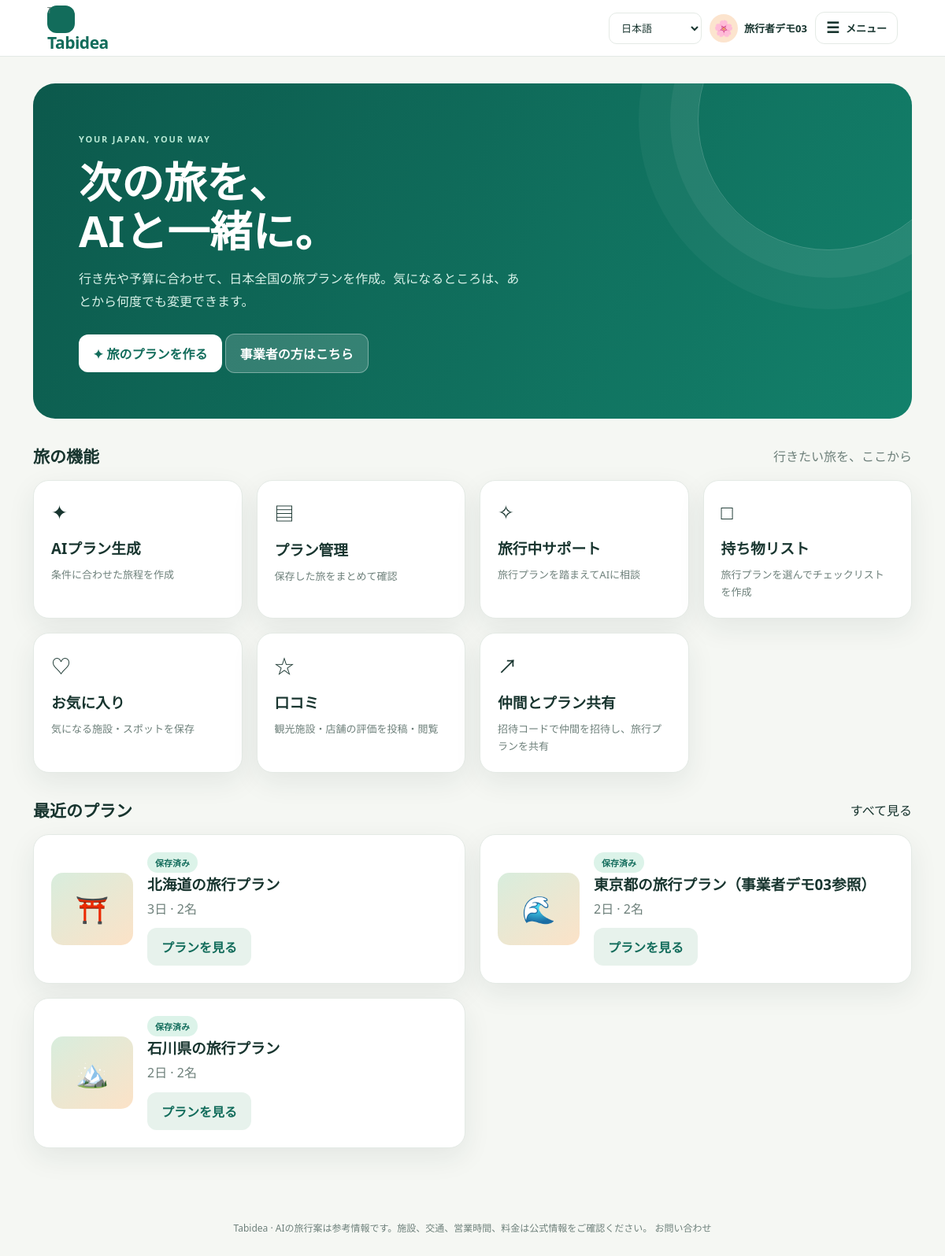
Before: / (signed in) with the older database file.
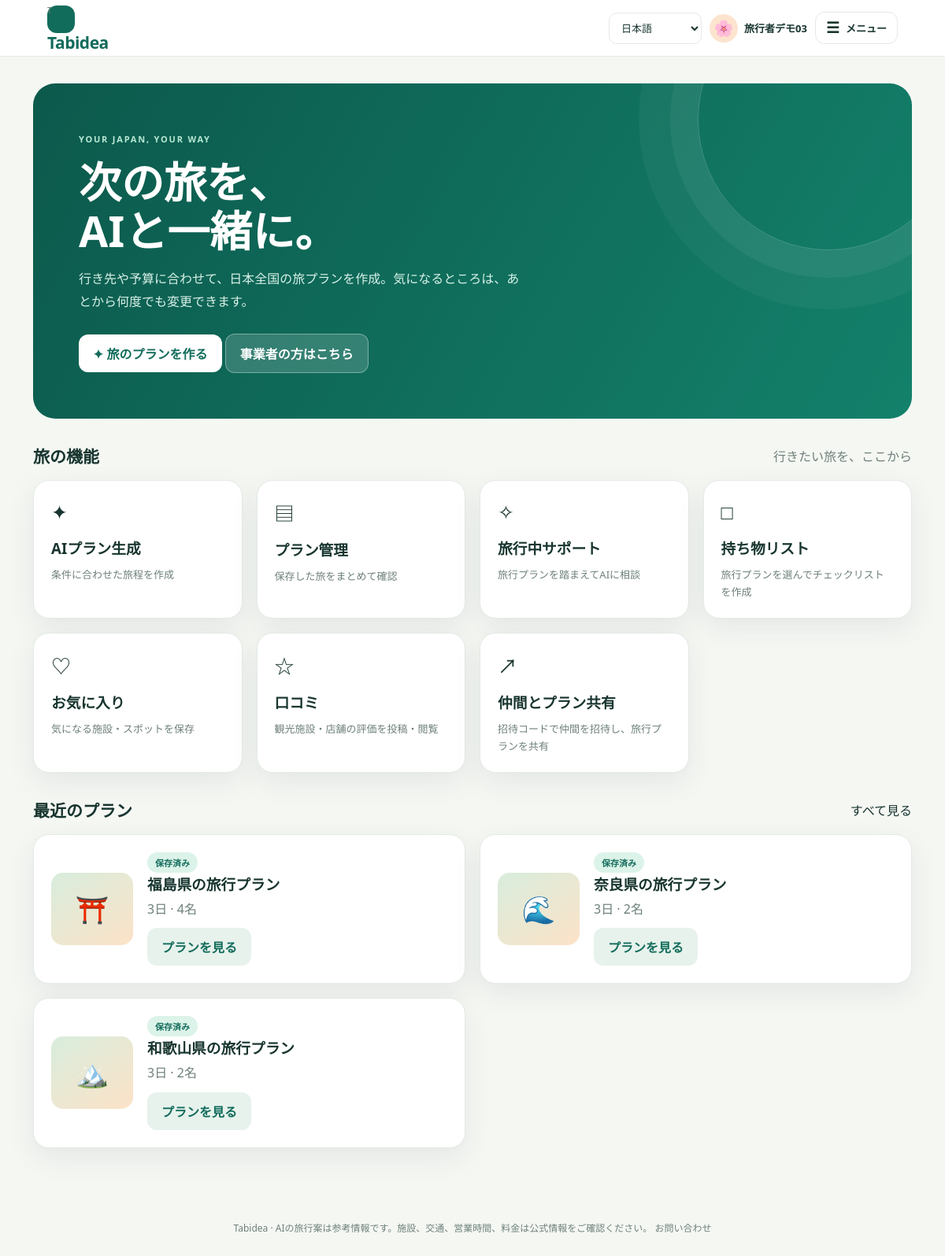
After: the same page with the newer database file.
### models.py (models this page shows)
class User(UserMixin, db.Model):
    __tablename__ = "user_auth"
    id = db.Column("user_id", db.Integer, primary_key=True)
    username = db.Column("user_name", db.String(50), nullable=False)
    email = db.Column(db.String(255), unique=True, nullable=False, index=True)
    password_hash = db.Column(db.String(255), nullable=False)
    user_type = db.Column(db.String(20), nullable=False)
    avatar = db.Column(db.String(16), nullable=False, default="👤", server_default="👤")
    created_at = db.Column(db.DateTime(timezone=True), default=utcnow, nullable=False)
    updated_at = db.Column(db.DateTime(timezone=True), default=utcnow, onupdate=utcnow, nullable=False)
    profile = db.relationship("TravelerProfile", back_populates="user", uselist=False, cascade="all, delete-orphan")
    business_detail = db.relationship("BusinessDetail", back_populates="user", uselist=False, cascade="all, delete-orphan")

class TravelPlan(db.Model):
    __tablename__ = "travel_plans"
    id = db.Column("plan_id", db.Integer, primary_key=True)
    user_id = db.Column(db.Integer, db.ForeignKey("user_auth.user_id"), nullable=False, index=True)
    group_id = db.Column(db.Integer)
    title = db.Column(db.String(100), nullable=False)
    destination = db.Column(db.String(100), nullable=False)
    start_date = db.Column(db.Date)
    end_date = db.Column(db.Date)
    days = db.Column(db.Integer, nullable=False, default=1)
    num_people = db.Column(db.Integer, nullable=False, default=1)
    budget = db.Column(db.Integer, nullable=False, default=0)
    theme = db.Column(db.String(200), default="")
    preferences = db.Column(db.Text, default="")
    ai_response = db.Column(db.Text, nullable=False)
    created_at = db.Column(db.DateTime(timezone=True), default=utcnow, nullable=False)
    updated_at = db.Column(db.DateTime(timezone=True), default=utcnow, onupdate=utcnow, nullable=False)
    user = db.relationship("User", backref=db.backref("plans", cascade="all, delete-orphan"))
    packing_items = db.relationship("PackingItem", back_populates="plan", cascade="all, delete-orphan", order_by="PackingItem.id")

### app.py (the view)
    @app.get("/")
    @login_required
    def index():
        recent = []
        if current_user.user_type == "traveler":
            recent = TravelPlan.query.filter_by(user_id=current_user.id).order_by(TravelPlan.updated_at.desc()).limit(3).all()
        return page("menu", recent=recent)

### templates/page.html (shortened to what this page needs)
{% extends "base.html" %}
{% block content %}
{% if page=='auth' %}
<div class="auth-wrap"><section class="card"><div style="text-align:center;margin-bottom:22px"><span class="brand-mark" style="margin:auto">T</span><h1 style="margin:12px 0 5px">旅の準備をはじめよう</h1><p class="muted">Tabideaで、次の旅を計画しましょう。</p></div>
<div class="auth-tabs"><a class="{{ 'active' if mode=='login' else '' }}" href="{{ url_for('auth',mode='login') }}">ログイン</a><a class="{{ 'active' if mode=='register' else '' }}" href="{{ url_for('auth',mode='register') }}">新規登録</a></div>
<form method="post"><input type="hidden" name="csrf_token" value="{{ csrf_token() }}"><div class="form-grid">
{% if mode=='register' %}<div class="field full"><label for="user-type">アカウント種別</label><select id="user-type" name="user_type"><option value="traveler">旅行者</option><option value="business">事業者</option></select></div><div class="field full"><label for="username">ユーザー名</label><input id="username" name="username" minlength="2" maxlength="50" required placeholder="例：たび好き"></div>{% endif %}
<div class="field full"><label for="email">メールアドレス</label><input id="email" type="email" name="email" required placeholder="you@example.com"></div><div class="field full"><label for="password">パスワード</label><input id="password" type="password" name="password" minlength="8" required placeholder="8文字以上"></div>
{% if mode=='register' %}<div class="field full"><label for="password-confirm">パスワード（確認）</label><input id="password-confirm" type="password" name="password_confirm" minlength="8" required placeholder="もう一度入力してください"></div>{% endif %}</div><div class="form-actions"><button id="auth-submit" type="submit">{{ 'ログイン' if mode=='login' else 'アカウントを作成' }}</button></div></form>
<p class="hint" style="text-align:center">{% if mode=='login' %}<a href="{{ url_for('password_reset_request') }}">パスワードを忘れた場合</a><br><br>アカウントをお持ちでない方は<a href="{{ url_for('auth',mode='register') }}">新規登録</a>{% else %}すでにアカウントをお持ちの方は<a href="{{ url_for('auth',mode='login') }}">ログイン</a>{% endif %}</p></section></div>
{% elif page=='menu' %}
{% if current_user.user_type=='traveler' %}<section class="hero"><div class="hero-content"><span class="eyebrow" style="color:#b9e9d5">YOUR JAPAN, YOUR WAY</span><h1>次の旅を、<br>AIと一緒に。</h1><p>行き先や予算に合わせて、日本全国の旅プランを作成。気になるところは、あとから何度でも変更できます。</p><a class="button" href="{{ url_for('new_plan') }}">✦ 旅のプランを作る</a> <a class="button secondary" href="{{ url_for('auth',mode='register') }}">事業者の方はこちら</a></div></section>
<div class="section-title"><h2>旅の機能</h2><span class="muted">行きたい旅を、ここから</span></div><section class="grid four">
<a class="card feature" href="{{ url_for('new_plan') }}"><div class="icon">✦</div><h3>AIプラン生成</h3><p>条件に合わせた旅程を作成</p></a><a class="card feature" href="{{ url_for('plans') }}"><div class="icon">▤</div><h3>プラン管理</h3><p>保存した旅をまとめて確認</p></a><a class="card feature" href="{{ url_for('travel_support') }}"><div class="icon">✧</div><h3>旅行中サポート</h3><p>旅行プランを踏まえてAIに相談</p></a><a class="card feature" href="{{ url_for('packing_plan_picker') }}"><div class="icon">□</div><h3>持ち物リスト</h3><p>旅行プランを選んでチェックリストを作成</p></a>
<a class="card feature" href="{{ url_for('favorites_page') }}"><div class="icon">♡</div><h3>お気に入り</h3><p>気になる施設・スポットを保存</p></a><a class="card feature" href="{{ url_for('reviews_page') }}"><div class="icon">☆</div><h3>口コミ</h3><p>観光施設・店舗の評価を投稿・閲覧</p></a><a class="card feature" href="{{ url_for('groups') }}"><div class="icon">↗</div><h3>仲間とプラン共有</h3><p>招待コードで仲間を招待し、旅行プランを共有</p></a>
</section>
<div class="section-title"><h2>最近のプラン</h2><a href="{{ url_for('plans') }}">すべて見る</a></div>
{% if recent %}<section class="grid two">{% for p in recent %}<article class="card trip-card"><div class="trip-art">{{ ['⛩️','🌊','🏔️'][loop.index0 % 3] }}</div><div><span class="pill">保存済み</span><h3>{{ p.title }}</h3><p class="muted">{{ p.days }}日 · {{ p.num_people }}名</p><a class="button secondary" href="{{ url_for('plan_detail',plan_id=p.id) }}">プランを見る</a></div></article>{% endfor %}</section>{% else %}<section class="grid two"><div class="card empty">まだプランはありません。AIプラン生成から作成できます。</div></section>{% endif %}
{% endif %}
{% endif %}
{% endblock %}

### templates/base.html (shortened to what this page needs)
<!doctype html>
<html lang="ja"><head><link rel="stylesheet" href="{{ url_for('static',filename='style.css',v='20261019-7') }}"><link rel="stylesheet" href="{{ url_for('static',filename='business-photos.css',v='20261021-1') }}"><link rel="stylesheet" href="{{ url_for('static',filename='hamburger-menu.css',v='20261021-1') }}"></head>
<body><header class="topbar"><a class="brand" href="{{ url_for('index') if current_user.is_authenticated else url_for('auth',mode='login') }}"><span class="brand-mark">T</span>Tabidea</a>
<div class="top-actions"><select id="language-selector" aria-label="表示言語"><option value="ja">日本語</option></select>{% if current_user.is_authenticated %}<a class="user-menu" href="{{ url_for('account') }}" title="プロフィールを編集"><span class="avatar">{{ current_user.avatar or '👤' }}</span><span class="user-menu-name">{{ current_user.username }}</span></a>{% else %}<a class="button secondary" href="{{ url_for('auth',mode='login') }}">ログイン</a>{% endif %}{% if current_user.is_authenticated %}<details class="site-menu"><summary class="menu-toggle" aria-label="&#12513;&#12491;&#12517;&#12540;&#12434;&#38283;&#12367;"><span class="menu-toggle-icon" aria-hidden="true">&#9776;</span><span class="menu-toggle-text">&#12513;&#12491;&#12517;&#12540;</span></summary></details>{% endif %}</div></header>
<main class="wrap">{% block content %}{% endblock %}</main>
<footer>Tabidea · AIの旅行案は参考情報です。施設、交通、営業時間、料金は公式情報をご確認ください。 <a href="{{ url_for('contact') }}">お問い合わせ</a></footer></body></html>

### static/style.css (style rules this page uses)
:root { --ink:#18352f;--muted:#6e807b;--paper:#f5f7f3;--white:#fff;--green:#126c5b;--mint:#dcf3e9;--orange:#f59e60;--line:#e4eae5;--shadow:0 12px 35px rgba(24,53,47,.08) }
* { box-sizing:border-box }
body { margin:0;background:var(--paper);color:var(--ink);font-family:"Yu Gothic UI","Meiryo",system-ui,sans-serif }
a { color:inherit;text-decoration:none }
button,input,select,textarea { font:inherit }
button,.button { border:0;border-radius:12px;padding:12px 18px;background:var(--green);color:#fff;font-weight:700;cursor:pointer;display:inline-flex;align-items:center;justify-content:center;gap:8px;transition:.2s }
button.secondary,.button.secondary { background:#e7f2ec;color:var(--green) }
.topbar { height:72px;background:#fff;border-bottom:1px solid var(--line);display:flex;align-items:center;justify-content:space-between;padding:0 clamp(16px,5vw,72px);position:sticky;top:0;z-index:10 }
.brand { font-weight:900;font-size:21px;letter-spacing:-.5px;display:flex;align-items:center;gap:10px }
.brand-mark { width:35px;height:35px;border-radius:12px;background:var(--green);color:#fff;display:grid;place-items:center }
.top-actions { display:flex;align-items:center;gap:10px }
.avatar { width:36px;height:36px;border-radius:50%;background:#fce4ce;display:grid;place-items:center }
.wrap { max-width:1160px;margin:0 auto;padding:34px 22px 72px }
.eyebrow { text-transform:uppercase;letter-spacing:1.8px;color:var(--green);font-size:11px;font-weight:800 }
.grid { display:grid;gap:18px }
.grid.two { grid-template-columns:repeat(2,minmax(0,1fr)) }
.grid.four { grid-template-columns:repeat(4,minmax(0,1fr)) }
.card { background:var(--white);border:1px solid var(--line);border-radius:20px;padding:22px;box-shadow:var(--shadow) }
.card h2,.card h3 { margin:0 0 10px }
.card p { line-height:1.7 }
.hero { border-radius:28px;background:linear-gradient(120deg,#0c594c,#13816b);color:#fff;padding:clamp(28px,5vw,58px);position:relative;overflow:hidden }
.hero:after { content:"";position:absolute;width:330px;height:330px;border:1px solid rgba(255,255,255,.2);border-radius:50%;right:-60px;top:-120px;box-shadow:0 0 0 35px rgba(255,255,255,.05),0 0 0 75px rgba(255,255,255,.04) }
.hero h1 { font-size:clamp(32px,5vw,54px);line-height:1.15;max-width:600px;margin:14px 0 }
.hero p { color:#d9f2e9;max-width:560px;line-height:1.8 }
.hero .button { background:#fff;color:var(--green);margin-top:10px }
.hero-content { position:relative;z-index:1 }
.section-title { display:flex;align-items:center;justify-content:space-between;margin:32px 0 16px }
.section-title h2 { margin:0;font-size:21px }
.feature { display:block;min-height:145px;transition:.2s }
.icon { font-size:25px;margin-bottom:15px }
.feature p { font-size:13px;color:var(--muted);margin:0 }
.trip-card { display:flex;gap:18px;align-items:center }
.trip-art { width:104px;min-width:104px;height:92px;border-radius:15px;background:linear-gradient(145deg,#d8eddd,#fce2c7);display:grid;place-items:center;font-size:34px }
.trip-card small,.muted { color:var(--muted) }
.trip-card h3 { margin:0 0 6px }
.trip-card p { margin:0 0 10px }
.pill { display:inline-flex;padding:5px 10px;background:var(--mint);color:var(--green);border-radius:99px;font-size:11px;font-weight:800 }
:root { --ink:#18352f;--muted:#6e807b;--paper:#f5f7f3;--white:#fff;--green:#126c5b;--mint:#dcf3e9;--line:#e4eae5;--shadow:0 12px 35px rgba(24,53,47,.08) }
body { background:var(--paper);color:var(--ink) }
.brand { display:block;color:var(--green);line-height:1.2 }
.brand span { display:block;color:var(--muted);font-size:10px;font-weight:500;letter-spacing:0;margin-top:4px }
.hero { margin:0 0 30px }
.hero .eyebrow { color:#b9e9d5 }
.hero .button.secondary { background:rgba(255,255,255,.16);color:#fff;border:1px solid rgba(255,255,255,.35) }
.grid { grid-template-columns:repeat(2,minmax(0,1fr)) }
input,select,textarea { font-size:14px }
input,select,textarea { width:100%;border:1px solid #dce5df;background:#fff;border-radius:11px;padding:12px 13px;color:var(--ink);outline:none }
h1 { font-size:32px;line-height:1.25;margin:8px 0 }
.wrap+footer { color:var(--muted);font-size:12px;text-align:center;padding:20px 16px 28px }
#language-selector { width:auto;min-width:118px;padding:9px 30px 9px 11px;border:1px solid var(--line);border-radius:10px;background:#fff;color:var(--ink);font-size:13px;cursor:pointer }
.user-menu { display:flex;align-items:center;gap:8px;color:var(--ink);font-weight:700;font-size:13px }
.user-menu .avatar { font-size:20px }

Changed rows visible on the page:
no longer on this page (row unchanged): TravelPlan: index0 "⛩️", title "北海道の旅行プラン", days "3", num_people "2"
no longer on this page (row unchanged): TravelPlan: index0 "🌊", title "東京都の旅行プラン（事業者デモ03参照）", days "2", num_people "2"
no longer on this page (row unchanged): TravelPlan: index0 "🏔️", title "石川県の旅行プラン", days "2", num_people "2"
added TravelPlan: index0 "⛩️", title "福島県の旅行プラン", days "3", num_people "4"
added TravelPlan: index0 "🌊", title "奈良県の旅行プラン", days "3", num_people "2"
added TravelPlan: index0 "🏔️", title "和歌山県の旅行プラン", days "3", num_people "2"
